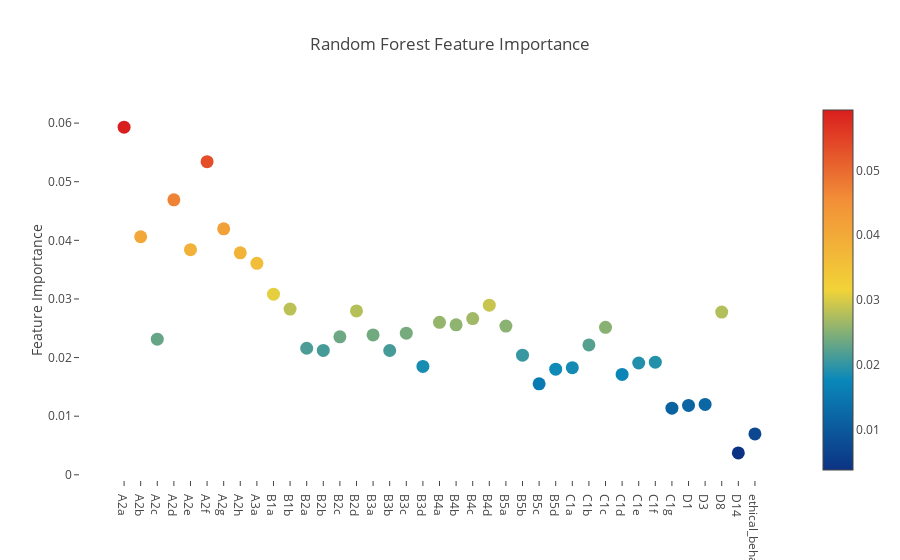

Notebook source saved alongside this figure:
### Code cell
# Scatter plot 
trace = go.Scatter(
    y = rf.feature_importances_,
    x = features,
    mode='markers',
    marker=dict(
        sizemode = 'diameter',
        sizeref = 1,
        size = 13,
        color = rf.feature_importances_,
        colorscale='Portland',
        showscale=True
    ),
    text = features
)
data = [trace]

layout= go.Layout(
    autosize= True,
    title= 'Random Forest Feature Importance',
    hovermode= 'closest',
     xaxis= dict(
         ticklen= 5,
         showgrid=False,
        zeroline=False,
        showline=False
     ),
    yaxis=dict(
        title= 'Feature Importance',
        showgrid=False,
        zeroline=False,
        ticklen= 5,
        gridwidth= 2
    ),
    showlegend= False
)
fig = go.Figure(data=data, layout=layout)
py.iplot(fig,filename='scatter2010')

### Figure 1 — Plotly figure (JSON) as saved in the notebook; plotly's stock layout.template omitted (floating-point values rounded to 4 significant figures)
{"data": [{"marker": {"color": [0.05931, 0.04061, 0.02313, 0.04691, 0.03841, 0.05342, 0.04196, 0.03787, 0.03608, 0.03081, 0.02827, 0.02159, 0.02122, 0.02353, 0.02795, 0.02387, 0.0212, 0.02417, 0.01848, 0.02602, 0.02559, 0.02665, 0.02894, 0.02538, 0.0204, 0.01551, 0.01801, 0.01827, 0.02216, 0.02516, 0.01712, 0.01907, 0.01922, 0.01137, 0.01184, 0.01201, 0.02775, 0.003742, 0.006969], "colorscale": "Portland", "showscale": true, "size": 13, "sizemode": "diameter", "sizeref": 1}, "mode": "markers", "text": ["A2a", "A2b", "A2c", "A2d", "A2e", "A2f", "A2g", "A2h", "A3a", "B1a", "B1b", "B2a", "B2b", "B2c", "B2d", "B3a", "B3b", "B3c", "B3d", "B4a", "B4b", "B4c", "B4d", "B5a", "B5b", "B5c", "B5d", "C1a", "C1b", "C1c", "C1d", "C1e", "C1f", "C1g", "D1", "D3", "D8", "D14", "ethical_behaviour_med"], "type": "scatter", "uid": "9e27b068-d131-11e8-a057-7831c1d00308", "x": ["A2a", "A2b", "A2c", "A2d", "A2e", "A2f", "A2g", "A2h", "A3a", "B1a", "B1b", "B2a", "B2b", "B2c", "B2d", "B3a", "B3b", "B3c", "B3d", "B4a", "B4b", "B4c", "B4d", "B5a", "B5b", "B5c", "B5d", "C1a", "C1b", "C1c", "C1d", "C1e", "C1f", "C1g", "D1", "D3", "D8", "D14", "ethical_behaviour_med"], "y": [0.05931, 0.04061, 0.02313, 0.04691, 0.03841, 0.05342, 0.04196, 0.03787, 0.03608, 0.03081, 0.02827, 0.02159, 0.02122, 0.02353, 0.02795, 0.02387, 0.0212, 0.02417, 0.01848, 0.02602, 0.02559, 0.02665, 0.02894, 0.02538, 0.0204, 0.01551, 0.01801, 0.01827, 0.02216, 0.02516, 0.01712, 0.01907, 0.01922, 0.01137, 0.01184, 0.01201, 0.02775, 0.003742, 0.006969]}], "layout": {"autosize": true, "hovermode": "closest", "showlegend": false, "title": "Random Forest Feature Importance", "xaxis": {"showgrid": false, "showline": false, "ticklen": 5, "zeroline": false}, "yaxis": {"gridwidth": 2, "showgrid": false, "ticklen": 5, "title": "Feature Importance", "zeroline": false}}}
